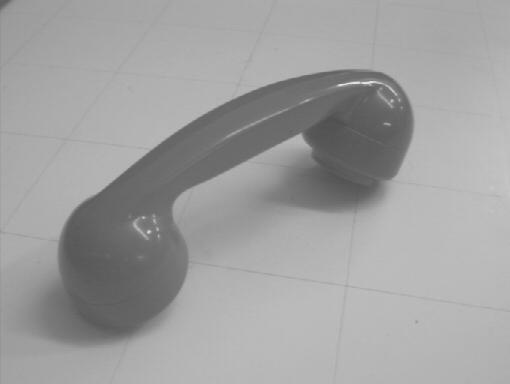
%> input picture naloga1/phone.jpg, 510 x 384 px
$ octave --eval "vaja1_naloga3;"   (GNU Octave 9; MATLAB toolbox functions it lacks are replaced by stand-ins)
%> lines starting %> are read from the running program, lines starting %| are printed output that depends on the picture

function vaja1_naloga3()
## NALOGA 3
 pkg load image
 #a narejen v zvezku
 #nal3_b
 cur_matrix = double(imread("phone.jpg"));
%> cur_matrix: size 384x510 double; min 79, max 234, mean 159.4; mean of the top-left, top-right, bottom-left and bottom-right quarters 160.5, 152.4, 145.6, 179.2
 histstretch(cur_matrix);
 #nal3_d
endfunction

# b)
function nal3_b
 umbrella_m = double(rgb2gray(imread("umbrellas.jpg")));
 umbrella_v = umbrella_m(:);
 figure(1); clf;
 bins = 10;
 umbrella_hist  = hist(umbrella_v, bins); subplot(1,3,1);  bar(umbrella_hist,'r');
 bins = 20;
 umbrella_hist  = hist(umbrella_v, bins); subplot(1,3,2); bar(umbrella_hist,'g');
 bins = 40;
 umbrella_hist  = hist(umbrella_v, bins); subplot(1,3,3); bar(umbrella_hist,'b');
endfunction
###
#c)
# help bar
# implementacija imgstretch funkcije

## konec implementacije
# ker vrednosti porazdelimo po celotnem histogramu, namesto da je na nekem fiksnem
# območju (min, max)
# sprememba kontrasta?
 function histstretch(I)
 cur_vector = I(:);
 max_vec=max(cur_vector);
%> max_vec = 234
 min_vec=min(cur_vector);
%> min_vec = 79
 dist_between = max_vec-min_vec;
%> dist_between = 155
 figure(1);
 subplot(2,2,1); imshow(uint8(I));
 subplot(2,2,2); I_hist = hist(cur_vector,0:256); bar(I_hist);
%> after `I_hist = hist(cur_vector,0:256)`: I_hist = 257 values, max 10275 at index 187, min 0 at index 1, mean 762
 #Zamaknemo na začetek
 mat_stretch=(I-min_vec)*(256/dist_between);
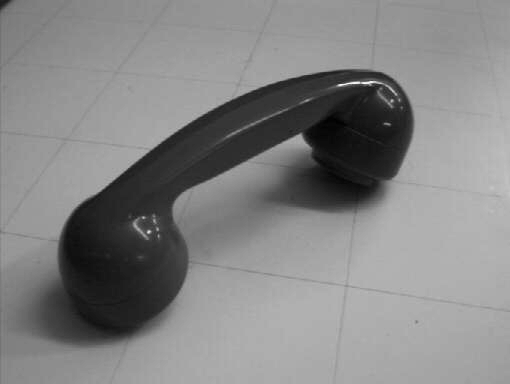
%> mat_stretch: size 384x510 double; min 0, max 256, mean 132.8; drawn with min black and max white
 subplot(2, 2,3); imshow(uint8(mat_stretch));
 subplot(2, 2,4); mat_stretch_hist = hist(mat_stretch(:),0:256); bar(mat_stretch_hist);
%> after `mat_stretch_hist = hist(mat_stretch(:),0:256)`: mat_stretch_hist = 257 values, max 10275 at index 178, min 0 at index 2, mean 762
%> `vaja1_naloga3;`:
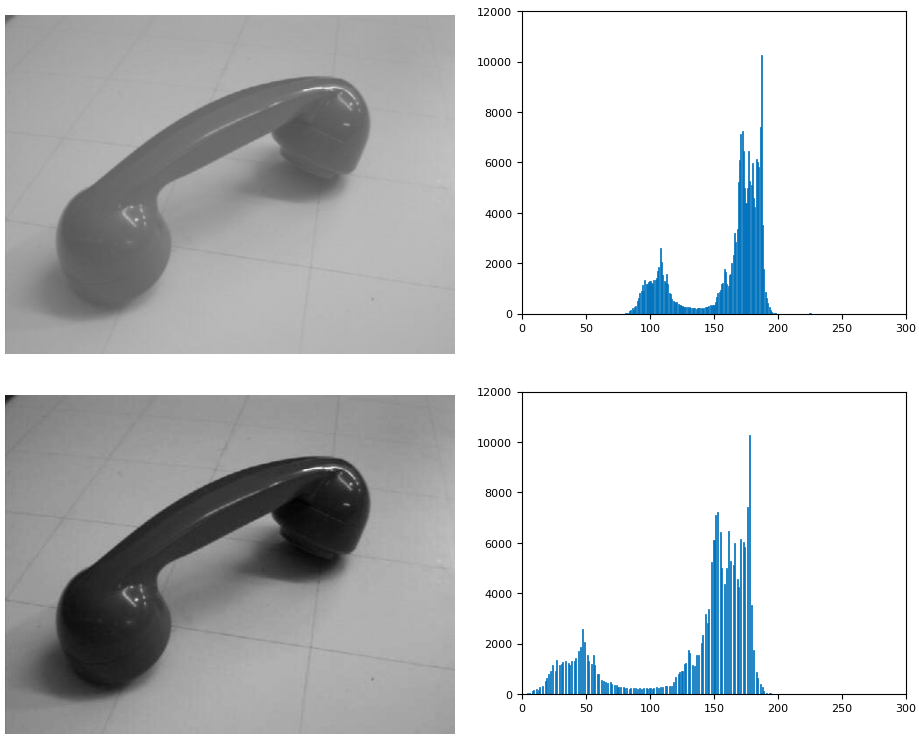
%> figure redrawn from the program's plot data, 4 panels
 endfunction


#d )
#telefon je že v grayscale
function nal3_d()
 phone_img = imread("phone.jpg");

 tobw = im2bw(phone_img);
   bw_hist = tobw(:);
 figure(3);
 subplot(1,3,1); imshow(phone_img);
 subplot(1,3,2); hist_back=hist(phone_img(:),0:256); bar(hist_back);
 subplot(1,3,3); imshow(tobw);
endfunction
#Otsujeva metoda e dobra takrat ko imamo na histogramu velike skoke v vredhostih
#ta jih zna popraviti, torej dela na slikah ki imajo nekje prisotne samo črne barve
#in nekje samo bele
